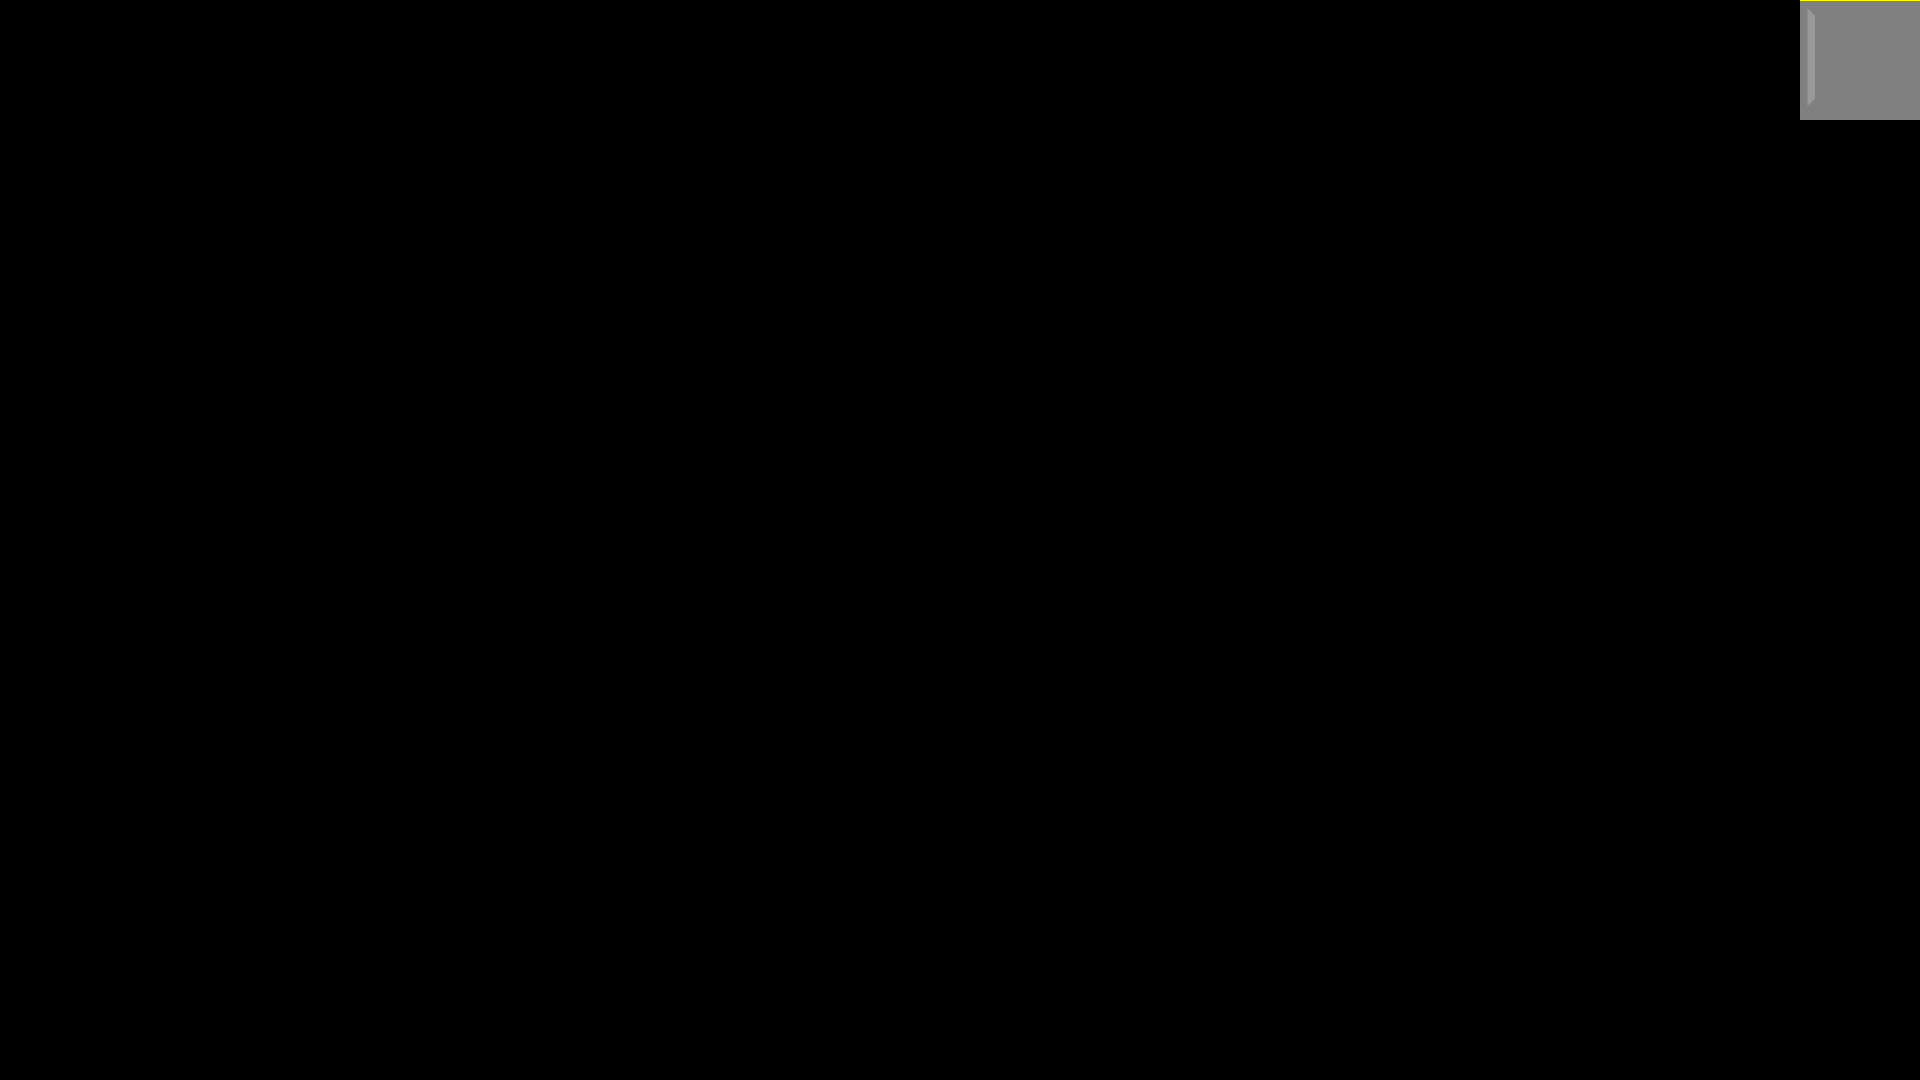

Rendered tile map (Tiled .tmx) drawn with the repository's tilesets; below, a short description and the map source with its tile grids summarised:
An orthogonal 16x9 tile map with 120x120 px tiles, 1 tile layer (tiles) and 1 object.

<map version="1.0" orientation="orthogonal" renderorder="right-down" width="16" height="9" tilewidth="120" tileheight="120" nextobjectid="31">
 <tileset firstgid="1" name="tilemap" tilewidth="120" tileheight="120" tilecount="20">
  <image source="../art/tilemap.png" width="480" height="601" />
 </tileset>
 <layer name="tiles" width="16" height="9">
  <data>[144 cells, 1 non-empty, 1 distinct tile ids]</data>
 </layer>
 <objectgroup name="goal">
  <object id="26" x="1800" y="0" width="120" height="120" />
 </objectgroup>
</map>
